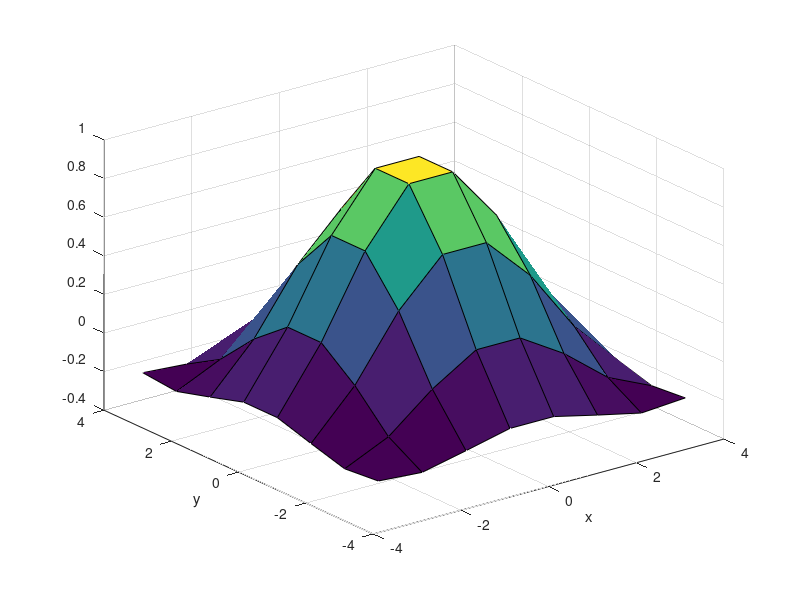

Recreate this plot in MATLAB.
 x=-3.5:1:3.5;y=x;
 [X,Y]=meshgrid(x,y),
 R=sqrt(X.^2+Y.^2)+eps;
 Z=sin(R)./R
 surf(X,Y,Z);
 xlabel('x'), ylabel('y')
 
 